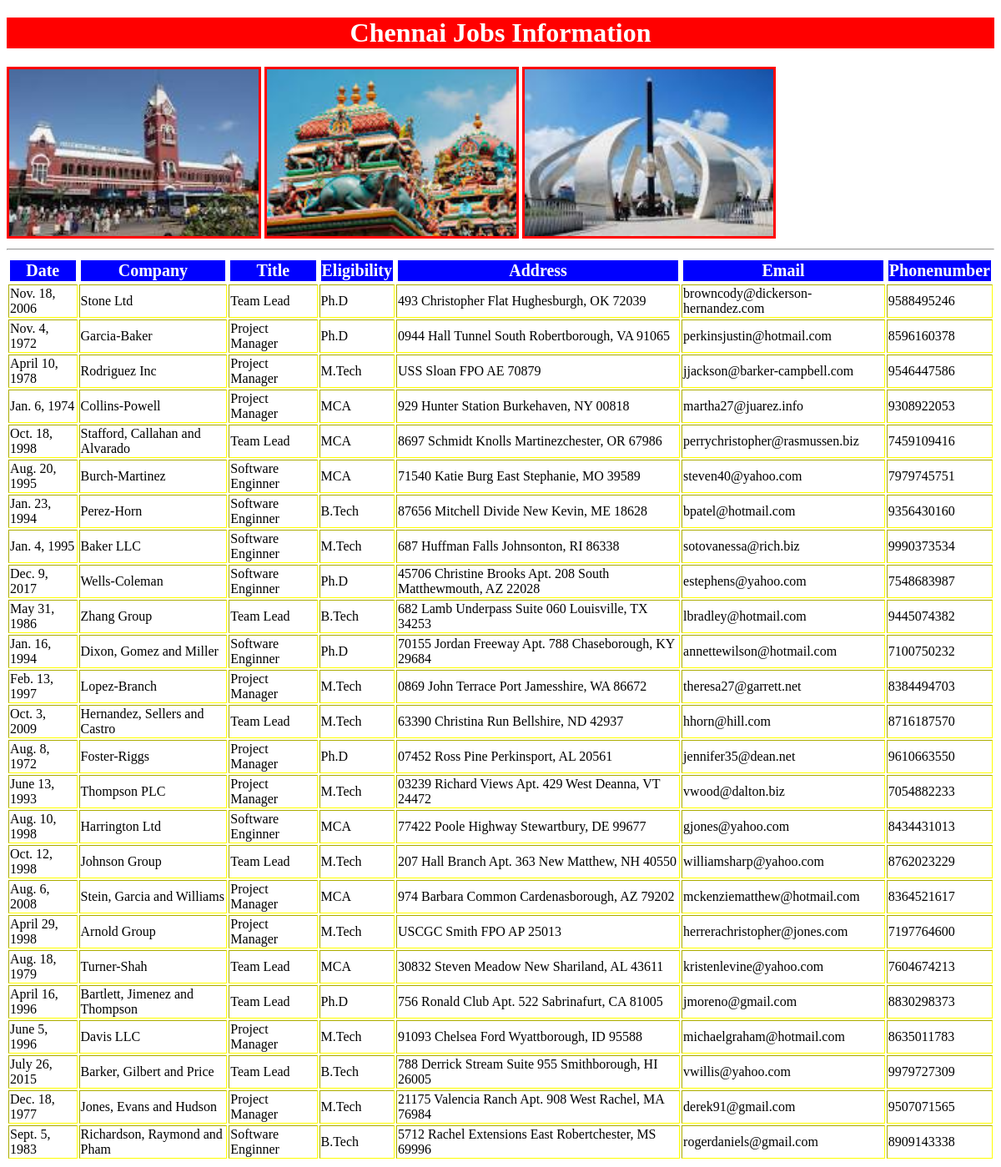
Page /chennai/ on the committed database.
### testapp/models.py (models this page shows)
class Chennaijobs(models.Model):
    date=models.DateField()
    company=models.CharField(max_length=100)
    title=models.CharField(max_length=100)
    eiligibility=models.CharField(max_length=100)
    address=models.CharField(max_length=100)
    email=models.EmailField()
    phonenumber=models.IntegerField()

### testapp/views.py (the view)
# urls.py: path('chennai/', views.Chennai_jobs_views),
def Chennai_jobs_views(request):
    Chennaijobs_list=Chennaijobs.objects.all()
    return render(request,'testapp/chennaijobs.html',{'Chennajobs_list':Chennaijobs_list})

### templates/testapp/chennaijobs.html (shortened to what this page needs)
<!DOCTYPE html>
{%load staticfiles%}
<html lang="en">
<head>
    <link rel="stylesheet" href="{%static 'css/cssjobs.css'%}"/>
</head>
<body>
<h1>Chennai Jobs Information</h1>
<img src="{%static 'images/chennai1.jpg'%}">
<img src="{%static 'images/chennai2.jpg'%}">
<img src="{%static 'images/chennai3.jpg'%}">
<hr>
{% if Chennajobs_list %}
<table border="2">
    <thead>
    <th>Date</th>
    <th>Company</th>
    <th>Title</th>
    <th>Eligibility</th>
    <th>Address</th>
    <th>Email</th>
    <th>Phonenumber</th>
    </thead>
    {% for job in Chennajobs_list %}
    <tr>
        <td>{{job.date}}</td>
        <td>{{job.company}}</td>
        <td>{{job.title}}</td>
        <td>{{job.eiligibility}}</td>
        <td>{{job.address}}</td>
        <td>{{job.email}}</td>
        <td>{{job.phonenumber}}</td>
    </tr>
    {% endfor %}
</table>
{% else %}
<p>No Jobs Found</p>
{%endif%}
</body>
</html>

### templates/testapp/chennaijobs.html (style rules this page uses)
img { height:200px; width:30% float:left; margin:1.5% border:2px solid red; }
body { background:url(https://images.unsplash.com/photo-1503756234508-e32369269deb?ixlib=rb-1.2.1&ixid=eyJhcHBfaWQiOjEyMDd9&auto=format&fit=crop&w=1575&q=80) }
img { border:3px solid red; }
h1 { color:white; text-align:center; background:red; }
thead,th { color:white; border:2px solid white; font-size:20px; margin:auto; background:blue; }
table { color:black; border:yellow; }

### rows in the picture
Chennaijobs: date "Nov. 18, 2006", company "Stone Ltd", title "Team Lead", eiligibility "Ph.D", address "493 Christopher Flat Hughesburgh, OK 72039", email "browncody@dickerson-hernandez.com", phonenumber "9588495246"
Chennaijobs: date "Nov. 4, 1972", company "Garcia-Baker", title "Project Manager", eiligibility "Ph.D", address "0944 Hall Tunnel South Robertborough, VA 91065", email "perkinsjustin@hotmail.com", phonenumber "8596160378"
Chennaijobs: date "April 10, 1978", company "Rodriguez Inc", title "Project Manager", eiligibility "M.Tech", address "USS Sloan FPO AE 70879", email "jjackson@barker-campbell.com", phonenumber "9546447586"
Chennaijobs: date "Jan. 6, 1974", company "Collins-Powell", title "Project Manager", eiligibility "MCA", address "929 Hunter Station Burkehaven, NY 00818", email "martha27@juarez.info", phonenumber "9308922053"
Chennaijobs: date "Oct. 18, 1998", company "Stafford, Callahan and Alvarado", title "Team Lead", eiligibility "MCA", address "8697 Schmidt Knolls Martinezchester, OR 67986", email "perrychristopher@rasmussen.biz", phonenumber "7459109416"
Chennaijobs: date "Aug. 20, 1995", company "Burch-Martinez", title "Software Enginner", eiligibility "MCA", address "71540 Katie Burg East Stephanie, MO 39589", email "steven40@yahoo.com", phonenumber "7979745751"
Chennaijobs: date "Jan. 23, 1994", company "Perez-Horn", title "Software Enginner", eiligibility "B.Tech", address "87656 Mitchell Divide New Kevin, ME 18628", email "bpatel@hotmail.com", phonenumber "9356430160"
Chennaijobs: date "Jan. 4, 1995", company "Baker LLC", title "Software Enginner", eiligibility "M.Tech", address "687 Huffman Falls Johnsonton, RI 86338", email "sotovanessa@rich.biz", phonenumber "9990373534"
Chennaijobs: date "Dec. 9, 2017", company "Wells-Coleman", title "Software Enginner", eiligibility "Ph.D", address "45706 Christine Brooks Apt. 208 South Matthewmouth, AZ 22028", email "estephens@yahoo.com", phonenumber "7548683987"
Chennaijobs: date "May 31, 1986", company "Zhang Group", title "Team Lead", eiligibility "B.Tech", address "682 Lamb Underpass Suite 060 Louisville, TX 34253", email "lbradley@hotmail.com", phonenumber "9445074382"
Chennaijobs: date "Jan. 16, 1994", company "Dixon, Gomez and Miller", title "Software Enginner", eiligibility "Ph.D", address "70155 Jordan Freeway Apt. 788 Chaseborough, KY 29684", email "annettewilson@hotmail.com", phonenumber "7100750232"
Chennaijobs: date "Feb. 13, 1997", company "Lopez-Branch", title "Project Manager", eiligibility "M.Tech", address "0869 John Terrace Port Jamesshire, WA 86672", email "theresa27@garrett.net", phonenumber "8384494703"
Chennaijobs: date "Oct. 3, 2009", company "Hernandez, Sellers and Castro", title "Team Lead", eiligibility "M.Tech", address "63390 Christina Run Bellshire, ND 42937", email "hhorn@hill.com", phonenumber "8716187570"
Chennaijobs: date "Aug. 8, 1972", company "Foster-Riggs", title "Project Manager", eiligibility "Ph.D", address "07452 Ross Pine Perkinsport, AL 20561", email "jennifer35@dean.net", phonenumber "9610663550"
Chennaijobs: date "June 13, 1993", company "Thompson PLC", title "Project Manager", eiligibility "M.Tech", address "03239 Richard Views Apt. 429 West Deanna, VT 24472", email "vwood@dalton.biz", phonenumber "7054882233"
Chennaijobs: date "Aug. 10, 1998", company "Harrington Ltd", title "Software Enginner", eiligibility "MCA", address "77422 Poole Highway Stewartbury, DE 99677", email "gjones@yahoo.com", phonenumber "8434431013"
Chennaijobs: date "Oct. 12, 1998", company "Johnson Group", title "Team Lead", eiligibility "M.Tech", address "207 Hall Branch Apt. 363 New Matthew, NH 40550", email "williamsharp@yahoo.com", phonenumber "8762023229"
Chennaijobs: date "Aug. 6, 2008", company "Stein, Garcia and Williams", title "Project Manager", eiligibility "MCA", address "974 Barbara Common Cardenasborough, AZ 79202", email "mckenziematthew@hotmail.com", phonenumber "8364521617"
Chennaijobs: date "April 29, 1998", company "Arnold Group", title "Project Manager", eiligibility "M.Tech", address "USCGC Smith FPO AP 25013", email "herrerachristopher@jones.com", phonenumber "7197764600"
Chennaijobs: date "Aug. 18, 1979", company "Turner-Shah", title "Team Lead", eiligibility "MCA", address "30832 Steven Meadow New Shariland, AL 43611", email "kristenlevine@yahoo.com", phonenumber "7604674213"
Chennaijobs: date "April 16, 1996", company "Bartlett, Jimenez and Thompson", title "Team Lead", eiligibility "Ph.D", address "756 Ronald Club Apt. 522 Sabrinafurt, CA 81005", email "jmoreno@gmail.com", phonenumber "8830298373"
Chennaijobs: date "June 5, 1996", company "Davis LLC", title "Project Manager", eiligibility "M.Tech", address "91093 Chelsea Ford Wyattborough, ID 95588", email "michaelgraham@hotmail.com", phonenumber "8635011783"
Chennaijobs: date "July 26, 2015", company "Barker, Gilbert and Price", title "Team Lead", eiligibility "B.Tech", address "788 Derrick Stream Suite 955 Smithborough, HI 26005", email "vwillis@yahoo.com", phonenumber "9979727309"
Chennaijobs: date "Dec. 18, 1977", company "Jones, Evans and Hudson", title "Project Manager", eiligibility "M.Tech", address "21175 Valencia Ranch Apt. 908 West Rachel, MA 76984", email "derek91@gmail.com", phonenumber "9507071565"
Chennaijobs: date "Sept. 5, 1983", company "Richardson, Raymond and Pham", title "Software Enginner", eiligibility "B.Tech", address "5712 Rachel Extensions East Robertchester, MS 69996", email "rogerdaniels@gmail.com", phonenumber "8909143338"
